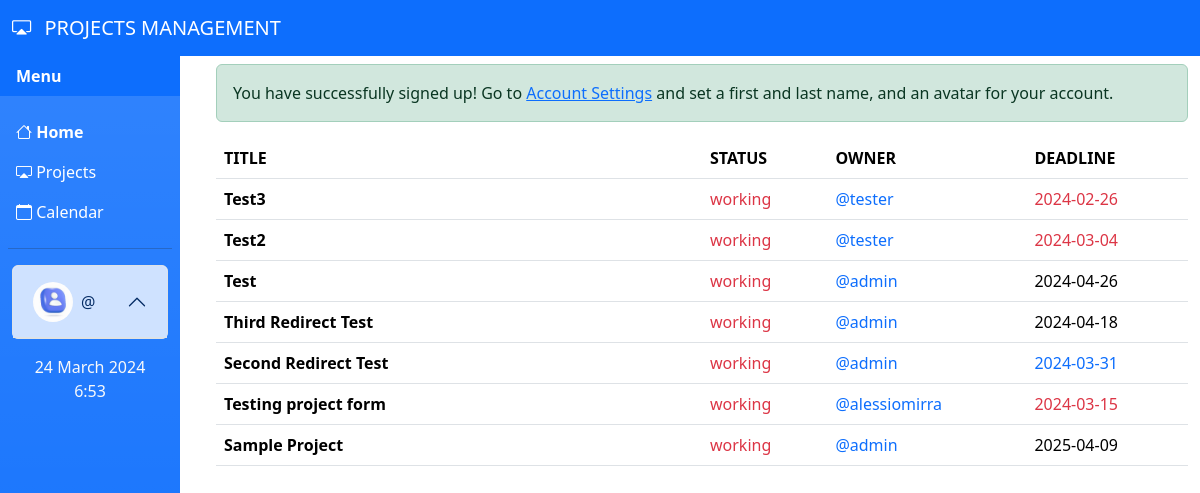
/ (signed in), run on an earlier commit of the app's database.
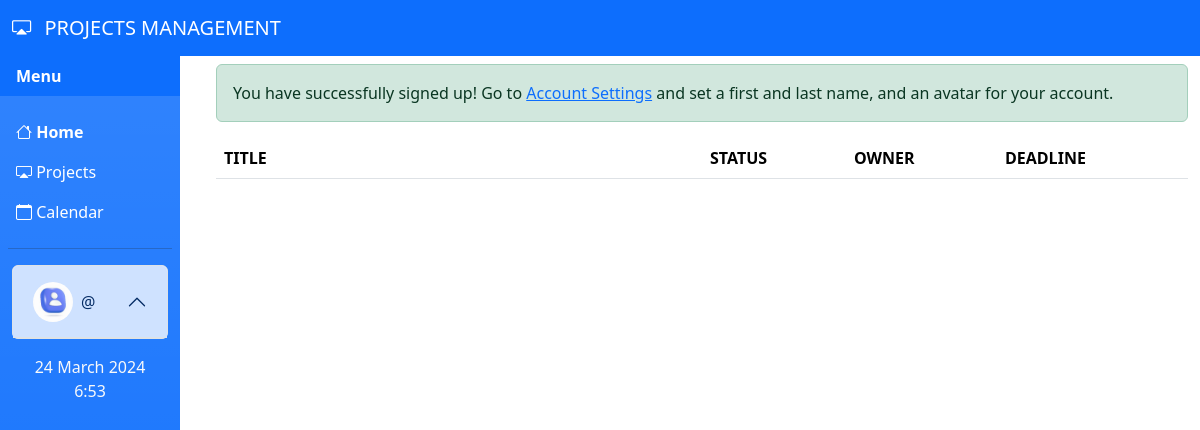
And on a later commit of the database.
### tables this page shows
CREATE TABLE `projects` (
  `id` int(4) UNSIGNED NOT NULL,
  `name` varchar(150) NOT NULL,
  `description` text DEFAULT NULL,
  `start` date NOT NULL,
  `deadline` date DEFAULT NULL,
  `user_id` int(4) UNSIGNED NOT NULL,
  `notes` text DEFAULT NULL,
  `status` enum('compleated','working') NOT NULL DEFAULT 'working'
);

CREATE TABLE `user` (
  `id` int(4) UNSIGNED NOT NULL,
  `username` varchar(64) NOT NULL,
  `email` varchar(64) NOT NULL,
  `password` varchar(255) NOT NULL,
  `roletype` enum('admin','visitor') NOT NULL DEFAULT 'visitor',
  `first_name` varchar(50) DEFAULT NULL,
  `last_name` varchar(50) DEFAULT NULL,
  `avatar` varchar(100) DEFAULT NULL
);

### helpers/functions.php (called while the page is built, shortened)
<?php
function view(string $view,array $data = [], string $viewDir = 'app/Views/'): string {
    extract($data, EXTR_OVERWRITE);
        require $viewDir . $view.'.tpl.php';
        $content = ob_get_contents();
        return $content;
}
function isUserLoggedIn(): bool {
    return $_SESSION['loggedin'] ?? false;
}
function getUserLoggedInFullname(): string{
    return $_SESSION['userData']['username'] ?? '';
}
function getUserAvatar(): string{
    return $_SESSION['userData']['avatar'] ?? '';
}
function getUserId(): int {
    return $_SESSION['userData']['id'] ?? 0;
}
function getRemainingTime($deadline){
    $today = new Datetime();
    $date = new Datetime($deadline);
    if ($date < $today) {
        return "text-danger";
    }
    $interval = $today->diff($date);
    $days = $interval->days;
    if ($days > 10){
        return "";
    } else if ($days <= 10 && $days > 2){
        return "text-primary";
    } else{
        return "text-danger";
    }
}

### app/Controllers/ProjectController.php (called while the page is built, shortened)
<?php
class ProjectController extends BaseController
{
    protected Project $project;
    public function __construct(
        protected ?PDO $conn
    ){
        $this->project = new Project($conn);
    }
    public function home() :void
    {
        $projects = $this->project->all();
        $this->content = view('home', compact('projects'), $this->tplDir);
    }
}

### app/Models/Project.php (called while the page is built, shortened)
<?php
class Project
{
    public function all() :array
    {
        $result = [];
        $sql = 'select p.*, u.username, u.email from projects as p INNER JOIN user as u';
        $sql .= ' ON u.id=p.user_id ORDER BY p.id DESC';
        $stm = $this->conn->query($sql);
        if ($stm && $stm->rowCount()) {
            $result = $stm->fetchAll();
        };
        return $result;
    }
}

### app/Controllers/BaseController.php (called while the page is built, shortened)
<?php
abstract class BaseController
{
    protected $layout = 'layout/index.tpl.php';
    public function display() :void
    {
        require $this->layout;
    }
}

### app/Views/home.tpl.php (the view, shortened to what this page needs)
<div class="container py-2">
        <?php
        if (array_key_exists('signedUp', $_SESSION) && $_SESSION['signedUp']): ?>
            <div class="alert alert-success">
                <?php
                    $link = "/user/edit/".getUserId();
                    echo 'You have successfully signed up! Go to '."<a href='$link'>Account Settings</a> ".'and set a first and last name, and an avatar for your account.';
                ?>
            </div>
        <?php endif; ?>
    <div class="table-responsive-md">
        <table class="table">
            <thead>
                <tr>
                    <th style="width: 50%;" scope="col">TITLE</th>
                    <th scope="col">STATUS</th>
                    <th scope="col">OWNER</th>
                    <th scope="col">DEADLINE</th>
                </tr>
            </thead>
            <tbody>
                <?php foreach($projects as $project){ ?>
                    <tr class="<?= $project->user_id === getUserId() ? 'table-info' : '' ?>">
                        <td><a href="/project/<?= $project->id ?>" class="text-black fw-bold text-decoration-none"><?= $project->name ?></a></td>
                        <td class="<?= $project->status == 'working' ? 'text-danger' : 'text-primary' ?>"><?= $project->status ?></td>
                        <td><a href="/user/<?= $project->username ?>" class="text-decoration-none">@<?= $project->username ?></a></td>
                        <td class="<?= getRemainingTime($project->deadline) ?>"><?= $project->deadline ?></td>
                    </tr>
                <?php } ?>
            </tbody>
        </table>
    </div>
</div>

### public/index.php (shortened to what this page needs)
<?php
$data = require 'config/database.php';
$appConfig = require 'config/app.config.php';
$router = new Router($appConfig['routes']);
$arrController = $router->dispatch();
$controllerParams = $arrController[2] ?? [];
try{
    $conn = (DbFactory::create($data))->getConn();
    $method = $arrController[1];
    $controller = new $controllerClass($conn);
    if (method_exists($controller, $method)){
        $controller->$method(...$controllerParams);
    }
    if($controller instanceof BaseController){
        $controller->display();
    }
} catch(Exception $e){
    var_dump($e->getMessage());
}

### layout/index.tpl.php (shortened to what this page needs)
<?php
    $defaultAvatarDir = '/sources/';
    $avatarDir = "/avatar/";
?>
<!DOCTYPE html>
<html lang="en">
<head>
    <link rel="stylesheet" href="/css/bootstrap.css">
    <link rel="stylesheet" href="https://cdn.jsdelivr.net/npm/bootstrap-icons@1.3.0/font/bootstrap-icons.css">
    <link rel="stylesheet" href="/css/style.css">
</head>
<body>
    <header>
        <nav class="navbar bg-primary" data-bs-theme="dark">
            <div class="container-fluid">
                <a class="navbar-brand" href="/"><i class="bi bi-cast me-2" style="font-size: 1.2rem;"></i> PROJECTS MANAGEMENT</a>
            </div>
        </nav>
    </header>
    <main>
        <div>
            <div class="row">
                <div class="col-md-2">
                    <ul class="nav flex-column vh-100 overflow-y-scroll bg-primary bg-gradient" id="vertical-menu">
                        <li class="nav-item mb-3">
                            <div class="bg-primary">
                                <p class="nav-link text-white mb-0">
                                    <strong>Menu</strong>
                                </p>
                            </div>
                        </li>
                        <li class="nav-item">
                            <a class="nav-link text-white <?= $_SERVER['REQUEST_URI'] === '/' ? 'fw-bold' : '' ?>" href="/"><i class="bi bi-house"></i> Home</a>
                        </li>
                        <li class="nav-item">
                            <a class="nav-link text-white" href="#collapseProject" data-bs-toggle="collapse" role="button" aria-expanded="false" aria-controls="collapseProject"><i class="bi bi-cast"></i> Projects</a>
                        </li>
                        <li class="nav-item">
                            <a class="nav-link text-white" href="#"><i class="bi bi-calendar"></i> Calendar</a>
                        </li>
                        <hr class="mx-2">
                        <li class="nav-item">
                            <?php if (isUserLoggedIn()): ?>
                            <div class="accordion container-fluid" id="userMenuAccordion">
                                <div class="accordion-item">
                                    <p class="accordion-header">
                                        <button class="accordion-button <?= getUserLoggedInFullname() === 'admin' ? 'bg-danger bg-opacity-50':''; ?>" type="button" data-bs-toggle="collapse" data-bs-target="#collapseOne" aria-expanded="true" aria-controls="collapseOne">
                                            <img src="<?= getUserAvatar() === "" ? $defaultAvatarDir."thumb_default_avatar.jpeg" : $avatarDir.getUserAvatar() ?>" alt="#" class="avatar-img me-2" />
                                            @<?= getUserLoggedInFullname() ?>
                                        </button>
                                    </p>
                                </div>
                            </div>
                            <?php else: ?>
                            <div class="d-grid mx-2">
                                <a href="/login" class="btn btn-danger" type="button">Sign In</a>
                            </div>
                            <?php endif; ?>
                        </li>
                        <li class="nav-item text-center mt-3">
                            <p class="text-light mb-0"><?= date('j F Y') ?></p>
                            <p class="text-light"><?= date('G:i') ?></p>
                        </li>
                    </ul>
                </div>
                <div class="col-md-10">
                    <div class="vh-100 overflow-y-scroll">
                        <?= $this->content ?>
                    </div>
                </div>
            </div>
        </div>
    </main>
</body>
</html>

### public/css/style.css (style rules this page uses)
.avatar-img { width: 40px; height: 40px; border-radius: 100%; }

What changed in the data, as far as the page shows it:
removed projects: name "Test3", status "working", user.username "tester", deadline "2024-02-26"
removed projects: name "Test2", status "working", user.username "tester", deadline "2024-03-04"
removed projects: name "Test", status "working", user.username "admin", deadline "2024-04-26"
removed projects: name "Third Redirect Test", status "working", user.username "admin", deadline "2024-04-18"
removed projects: name "Second Redirect Test", status "working", user.username "admin", deadline "2024-03-31"
removed projects: name "Testing project form", status "working", user.username "alessiomirra", deadline "2024-03-15"
removed projects: name "Sample Project", status "working", user.username "admin", deadline "2025-04-09"
